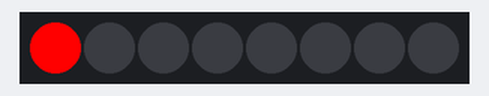
Simulated run of this program. Board: MicroPython board. Shown: 8 RGB LEDs in strip order, left to right.

Above: at 0.05 s.
At 0.55 s:
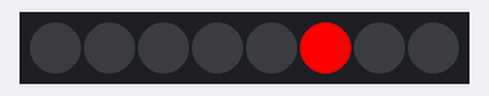
At 1.05 s:
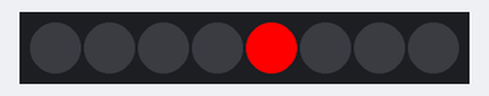
At 2.05 s:
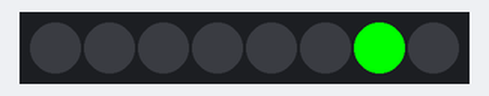
At 3.06 s:
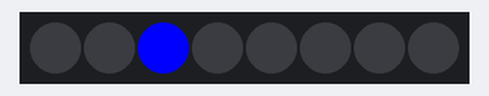
At 4.16 s:
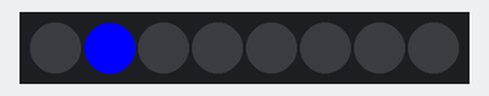
Timing chart, 0 to 40.0 s (numbered marks = the images above):
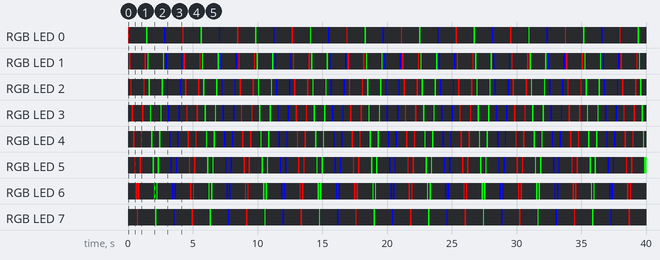

The program:

act2.py
```python
import time
from neopixel import Neopixel

pixels = Neopixel(8, 0, 4, "GRB")

# Lista con tres colores distintos: Rojo, Verde y Azul
colores = [(255, 0, 0), (0, 255, 0), (0, 0, 255)]
negro = (0, 0, 0)

while True:
    for color in colores:
        # Barrido de izquierda a derecha (0 al 7)
        for i in range(8):
            pixels.set_pixel(i, color)
            pixels.show()
            time.sleep(0.1)
            pixels.set_pixel(i, negro) # Apaga el LED actual para dar el efecto de movimiento

        # Barrido de derecha a izquierda (6 al 1, para no repetir los extremos)
        for i in range(6, 0, -1):
            pixels.set_pixel(i, color)
            pixels.show()
            time.sleep(0.1)
            pixels.set_pixel(i, negro)
```

Measured:
- by itself, RGB LED 0, RGB LED 7: repeats every 4.2 s: off 1.3 s, RGB(0, 255, 0) 0.10 s, off 1.3 s, RGB(0, 0, 255) 0.10 s, off 1.3 s, RGB(255, 0, 0) 0.10 s
- by itself, RGB LED 1: repeats every 4.2 s: off 1.1 s, RGB(255, 0, 0) 0.10 s, off 0.10 s, RGB(0, 255, 0) 0.10 s, off 1.1 s, RGB(0, 255, 0) 0.10 s, off 0.10 s, RGB(0, 0, 255) 0.10 s, off 1.1 s, RGB(0, 0, 255) 0.10 s, off 0.10 s, RGB(255, 0, 0) 0.10 s
- by itself, everything shown: repeats every 4.2 s, in 42 steps
